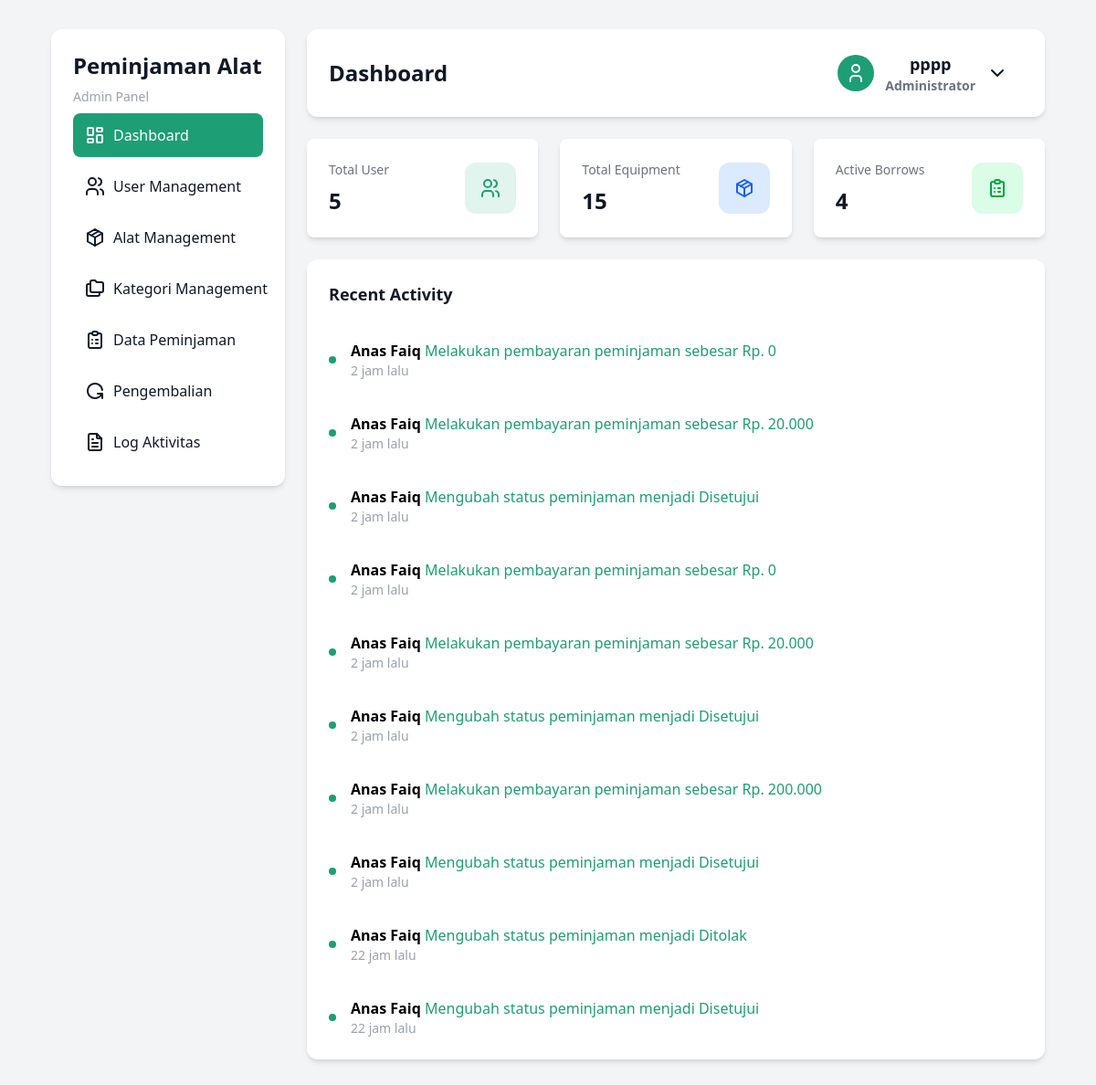
Page /pages/admin/dashboard.php (signed in) on the committed database.
### tables this page shows
CREATE TABLE `users` (
  `id_user` int NOT NULL,
  `nama` varchar(100) NOT NULL,
  `username` varchar(100) NOT NULL,
  `password` varchar(255) NOT NULL,
  `role` enum('admin','petugas','peminjam') NOT NULL
);

CREATE TABLE `log_aktivitas` (
  `id_log` int NOT NULL,
  `id_user` int NOT NULL,
  `aktivitas` varchar(255) NOT NULL,
  `tabel` varchar(100) DEFAULT NULL,
  `id_referensi` int DEFAULT NULL,
  `waktu` timestamp NOT NULL DEFAULT CURRENT_TIMESTAMP
);

### config/logging.php (called while the page is built, shortened)
<?php
function getRecentLogs($conn, $limit = 10) {
    $query = "SELECT
        l.id_log,
        l.id_user,
        u.nama as nama_user,
        l.aktivitas,
        l.tabel,
        l.id_referensi,
        l.waktu
        FROM log_aktivitas l
        JOIN users u ON l.id_user = u.id_user
        ORDER BY l.waktu DESC
        LIMIT ?";
    $stmt = $conn->prepare($query);
    if ($stmt) {
        $stmt->bind_param("i", $limit);
        $stmt->execute();
        return $stmt->get_result();
    }
    return null;
}
function formatWaktu($waktu) {
    $now = time();
    $timestamp = strtotime($waktu);
    $diff = $now - $timestamp;
    if ($diff < 60) {
        return "baru saja";
    } else if ($diff < 3600) {
        $minutes = floor($diff / 60);
        return $minutes . " menit lalu";
    } else if ($diff < 86400) {
        $hours = floor($diff / 3600);
        return $hours . " jam lalu";
    } else if ($diff < 604800) {
        $days = floor($diff / 86400);
        return $days . " hari lalu";
    } else {
        return date('d M Y H:i', $timestamp);
    }
}
?>

### pages/admin/dashboard.php (the view, shortened to what this page needs)
<?php
include "../../config/conn.php";
include "../../config/logging.php";
$id_user = $_SESSION['id_user'];
$sql = mysqli_query($conn, "SELECT nama FROM users WHERE id_user='$id_user'");
$data = mysqli_fetch_assoc($sql);
$user_query = mysqli_query($conn, "SELECT COUNT(*) as total FROM users");
$total_user = mysqli_fetch_assoc($user_query)['total'];
$eq_query = mysqli_query($conn, "SELECT SUM(stok) as total_stok FROM alat");
$total_alat = mysqli_fetch_assoc($eq_query)['total_stok'];
$br_query = mysqli_query($conn, "SELECT COUNT(*) as total FROM peminjaman
                                                 WHERE status='Disetujui' AND id_peminjaman
                                                 NOT IN (SELECT id_peminjaman FROM pengembalian)");
$active_borrow = mysqli_fetch_assoc($br_query)['total'];
$recent_logs = getRecentLogs($conn, 10);
?>
<!DOCTYPE html>
<html lang="en">
  <head>
    <link rel="stylesheet" href="../../src/output.css" />
  </head>
  <body class="flex gap-6 min-h-screen w-full py-8 px-14">
    <?php
      include '../components/sidebar.php'
?>
    <main class="right-dashboard-section">
      <nav class="navbar">
        <p>Dashboard</p>
        <div class="user-dropdown-wrapper">
          <button id="userBtn" class="user-dropdown-button">
            <div class="user-icon">
              <svg
                xmlns="http://www.w3.org/2000/svg"
                width="24"
                height="24"
                viewBox="0 0 24 24"
                fill="none"
                stroke="currentColor"
                stroke-width="2"
                stroke-linecap="round"
                stroke-linejoin="round"
              >
                <path d="M8 7a4 4 0 1 0 8 0a4 4 0 0 0 -8 0" />
                <path d="M6 21v-2a4 4 0 0 1 4 -4h4a4 4 0 0 1 4 4v2" />
              </svg>
            </div>
            <div class="user-account">
              <p><?=  $data['nama']; ?></p>
              <span>Administrator</span>
            </div>
            <svg
              class="dropdown-arrow"
              xmlns="http://www.w3.org/2000/svg"
              width="24"
              height="24"
              viewBox="0 0 24 24"
              fill="none"
              stroke="currentColor"
              stroke-width="2"
              stroke-linecap="round"
              stroke-linejoin="round"
            >
              <path d="M6 9l6 6l6 -6" />
            </svg>
          </button>
        </div>
      </nav>
      <section class="dashboard-content">
        <section class="dashboard-cards">
          <div class="dashboard-card">
            <span class="card-text">
              <h3>Total User</h3>
              <p><?= $total_user ?></p>
            </span>
            <span class="total-equipment-icon icon-wrapper">
            </span>
          </div>
          <div class="dashboard-card">
            <span class="card-text">
              <h3>Total Equipment</h3>
              <p><?= $total_alat ?></p>
            </span>
            <span class="active-borrows-icon icon-wrapper">
            </span>
          </div>
          <div class="dashboard-card">
            <span class="card-text">
              <h3>Active Borrows</h3>
              <p><?= $active_borrow ?></p>
            </span>
            <span class="active-borrow-icon icon-wrapper">
            </span>
          </div>
        </section>
        <section class="recent-activity-card">
          <h3>Recent Activity</h3>
          <?php
        if ($recent_logs) {
            while ($log = mysqli_fetch_assoc($recent_logs)) {
                $waktuFormatted = formatWaktu($log['waktu']);
                echo '<div class="activity-wrapper">';
                echo '  <div class="profile"></div>';
                echo '  <div class="activity">';
                echo '    <p>';
                echo '      <span class="username">'.$log['nama_user'].'</span>';
                echo '      <span class="user-activity">'.$log['aktivitas'].'</span>';
                echo '    </p>';
                echo '    <p class="activity-time">'.$waktuFormatted.'</p>';
                echo '  </div>';
                echo '</div>';
            }
        } else {
            echo '<p class="text-center py-4 text-gray-500">Tidak ada aktivitas</p>';
        }
?>
        </section>
      </section>
    </main>
  </body>
</html>

### rows in the picture
users: nama "pppp"
log_aktivitas: id_user.nama "Anas Faiq", aktivitas "Melakukan pembayaran peminjaman sebesar Rp. 0", waktu "2 jam lalu"
log_aktivitas: id_user.nama "Anas Faiq", aktivitas "Melakukan pembayaran peminjaman sebesar Rp. 20.000", waktu "2 jam lalu"
log_aktivitas: id_user.nama "Anas Faiq", aktivitas "Mengubah status peminjaman menjadi Disetujui", waktu "2 jam lalu"
log_aktivitas: id_user.nama "Anas Faiq", aktivitas "Melakukan pembayaran peminjaman sebesar Rp. 0", waktu "2 jam lalu"
log_aktivitas: id_user.nama "Anas Faiq", aktivitas "Melakukan pembayaran peminjaman sebesar Rp. 20.000", waktu "2 jam lalu"
log_aktivitas: id_user.nama "Anas Faiq", aktivitas "Mengubah status peminjaman menjadi Disetujui", waktu "2 jam lalu"
log_aktivitas: id_user.nama "Anas Faiq", aktivitas "Melakukan pembayaran peminjaman sebesar Rp. 200.000", waktu "2 jam lalu"
log_aktivitas: id_user.nama "Anas Faiq", aktivitas "Mengubah status peminjaman menjadi Disetujui", waktu "2 jam lalu"
log_aktivitas: id_user.nama "Anas Faiq", aktivitas "Mengubah status peminjaman menjadi Ditolak", waktu "22 jam lalu"
log_aktivitas: id_user.nama "Anas Faiq", aktivitas "Mengubah status peminjaman menjadi Disetujui", waktu "22 jam lalu"

### other values in the picture
$total_user "5"
$total_alat "15"
$active_borrow "4"
